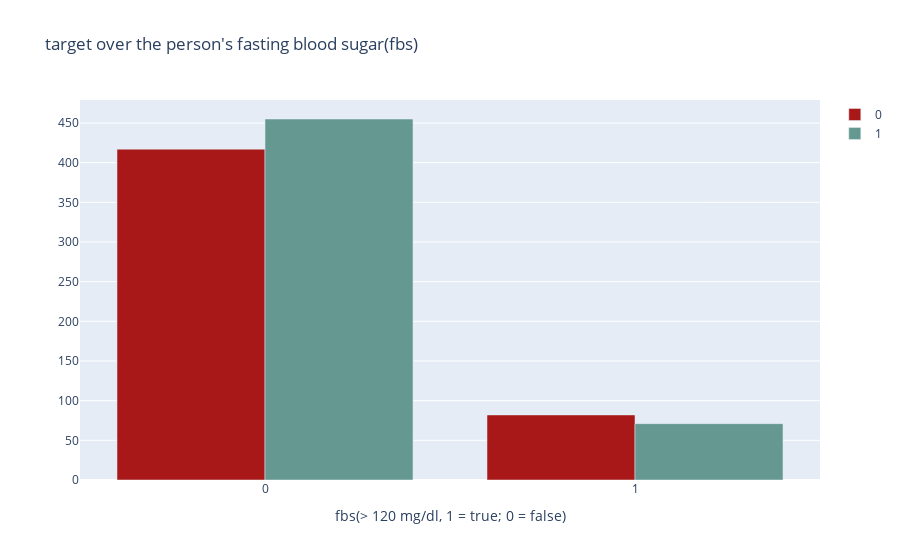

The notebook cell this image was saved under:
### Markdown cell above
From the target over gender(male,female) it's clear that females are more inclined to have a heart disease then males.

### Code cell
col='fbs'
d1=df2[df2['target']==0]
d2=df2[df2['target']==1]
v1=d1[col].value_counts().reset_index()
v1=v1.rename(columns={col:'count','index':col})
v1['percent']=v1['count'].apply(lambda x : 100*x/sum(v1['count']))
v1=v1.sort_values(col)
v2=d2[col].value_counts().reset_index()
v2=v2.rename(columns={col:'count','index':col})
v2['percent']=v2['count'].apply(lambda x : 100*x/sum(v2['count']))
v2=v2.sort_values(col)
trace1 = go.Bar(x=v1[col], y=v1["count"], name=0, marker=dict(color="#a91818"))
trace2 = go.Bar(x=v2[col], y=v2["count"], name=1, marker=dict(color="#659890"))
data = [trace1, trace2]
layout={'title':"target over the person's fasting blood sugar(fbs) ",'xaxis':{'title':"fbs(> 120 mg/dl, 1 = true; 0 = false)"}}
fig = go.Figure(data, layout=layout)
iplot(fig)

### Figure 1 — Plotly figure (JSON) as saved in the notebook; plotly's stock layout.template omitted (floating-point values rounded to 4 significant figures)
{"data": [{"marker": {"color": "#a91818"}, "name": "0", "type": "bar", "x": [0, 1], "y": [417, 82]}, {"marker": {"color": "#659890"}, "name": "1", "type": "bar", "x": [0, 1], "y": [455, 71]}], "layout": {"title": {"text": "target over the person's fasting blood sugar(fbs) "}, "xaxis": {"title": {"text": "fbs(> 120 mg/dl, 1 = true; 0 = false)"}}}}
